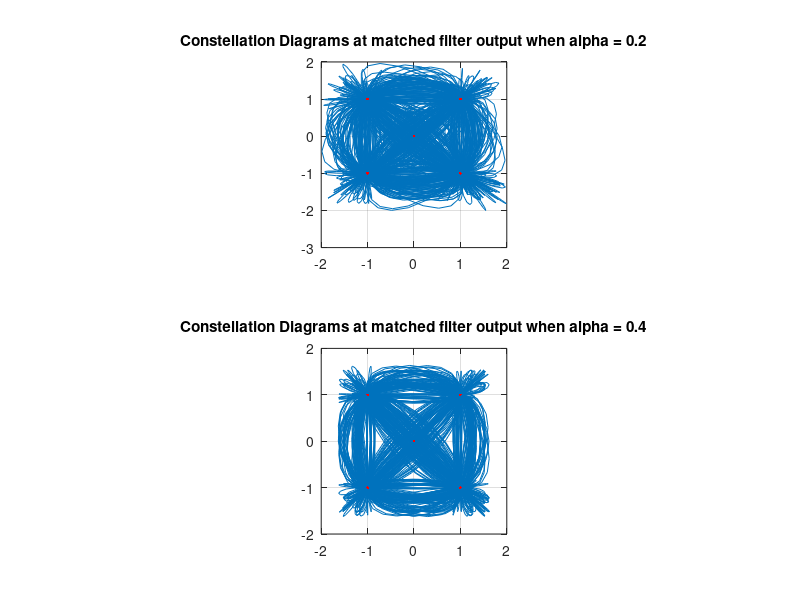

The MATLAB script that drew this image: (Note: this script raises an error after producing the figure.)
clear
load workspace
close all
subplot(2,1,1)
plot(y1)
grid on
axis('square')
hold on
plot(y1(1:8:8*N),'r.')
title('Constellation Diagrams at matched filter output when alpha = 0.2')

subplot(2,1,2)
plot(y2)
grid on
axis('square')
hold on
plot(y2(1:8:8*N),'r.')
title('Constellation Diagrams at matched filter output when alpha = 0.4')

save('workspace.mat')